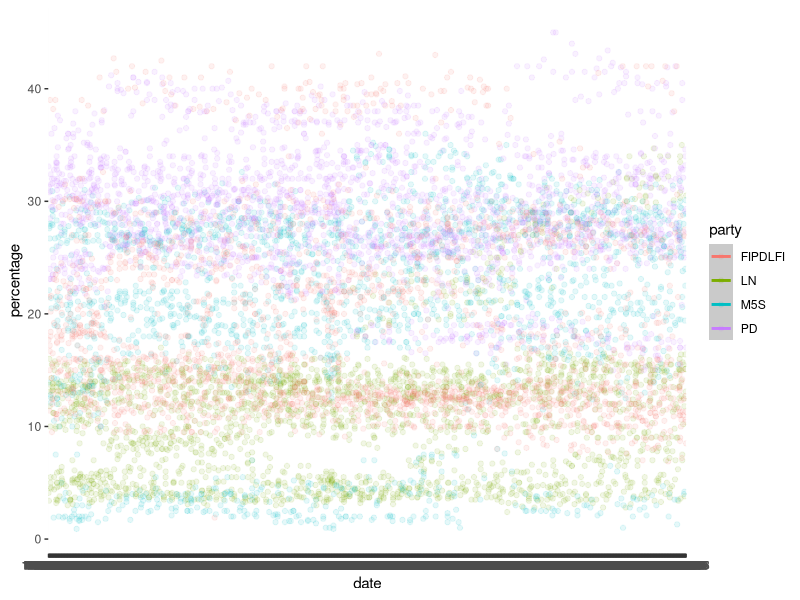

Here is the R script that generated this plot:
## ---- chunk 1
knitr::opts_chunk$set(echo = TRUE)
library(tidyverse)
x <- read_csv("polls_IT-parliament_2018-10.csv")
## ---- chunk 2
 y<- x %>% 
  select(date, firm, n, LN, M5S, PD, FIPDLFI) %>% 
   gather("party", "percentage", LN:FIPDLFI) 

y%>% 
    ggplot(aes(x= date, y = percentage, color = party)) + geom_smooth() + geom_point(alpha = .1)

   
